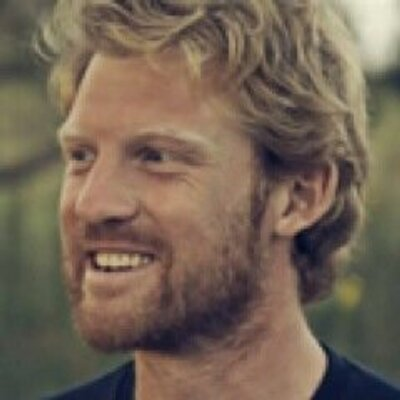
#> input picture Image-Process/downloaded_images/00342__DaveCorn_669fd37e.jpeg, 400 x 400 px
$ python -i run_multimodal_suite.py   (imports and definitions only)
#> lines starting #> are read from the running program, lines starting #| are printed output that depends on the picture
from __future__ import annotations

import argparse
import csv
import importlib.util
import json
import math
import pickle
from pathlib import Path

import imagehash
import numpy as np
import pandas as pd
from PIL import Image
from rapidfuzz import fuzz


SUITE_DIR = Path(__file__).resolve().parent
PROJECT_ROOT = SUITE_DIR.parent.parent
BASE_PIPELINE_PATH = PROJECT_ROOT / "train_data" / "stage7_8_rebuilt_experiment_hybrid" / "run_rebuilt_pipeline.py"
PROFILES_PATH = PROJECT_ROOT / "data_for_project" / "normalized_profiles_with_profile_id.csv"
LOCAL_IMAGE_DIR = PROJECT_ROOT / "image_process" / "downloaded_images"
IMAGE_META_PATH = PROJECT_ROOT / "data" / "final" / "image_features_complete.csv"

RUNS_DIR = SUITE_DIR / "runs"
REPORTS_DIR = SUITE_DIR / "reports"
SHARED_CACHE_DIR = SUITE_DIR / "shared_cache"
SHARED_SBERT_PATH = SHARED_CACHE_DIR / "sbert_embeddings.npy"
SHARED_IMAGE_PROFILE_PATH = SHARED_CACHE_DIR / "image_profile_features.parquet"
SHARED_IMAGE_CAPTION_PATH = SHARED_CACHE_DIR / "image_caption_embeddings.npy"


def ensure_dirs() -> None:
    for path in [SUITE_DIR, RUNS_DIR, REPORTS_DIR, SHARED_CACHE_DIR]:
        path.mkdir(parents=True, exist_ok=True)


# [24 lines left out: functions load_base_module, configure_base_module, clean_text, not called in this run]


def lower_text(value: object) -> str:
    return clean_text(value).lower()


# [4 lines left out: function image_entropy, not called in this run]


def compute_local_image_descriptor(image_path: Path) -> dict[str, object]:
    with Image.open(image_path) as img:
#> img is the input picture: PIL image 400x400 RGB; mean R, G, B 115.9, 100.1, 84.9
        rgb = img.convert("RGB")
        gray = rgb.convert("L")
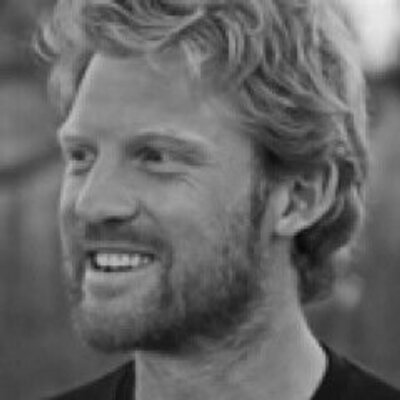
#> gray: PIL image 400x400 L; min 3, max 238, mean 103.1
        arr_rgb = np.asarray(rgb, dtype=np.float32) / 255.0
        arr_gray = np.asarray(gray, dtype=np.float32)
        width, height = rgb.size
#> width = 400; height = 400
        brightness = float(arr_gray.mean() / 255.0)
#> brightness = 0.404
        contrast = float(arr_gray.std() / 255.0)
#> contrast = 0.137
        avg_rgb = arr_rgb.reshape(-1, 3).mean(axis=0)
#> avg_rgb = [0.454, 0.392, 0.332]
        return {
            "local_image_path": str(image_path),
            "local_width": int(width),
            "local_height": int(height),
            "local_aspect_ratio": float(width / max(height, 1)),
#> (the run stopped early here; a loop or call above may not have finished)
